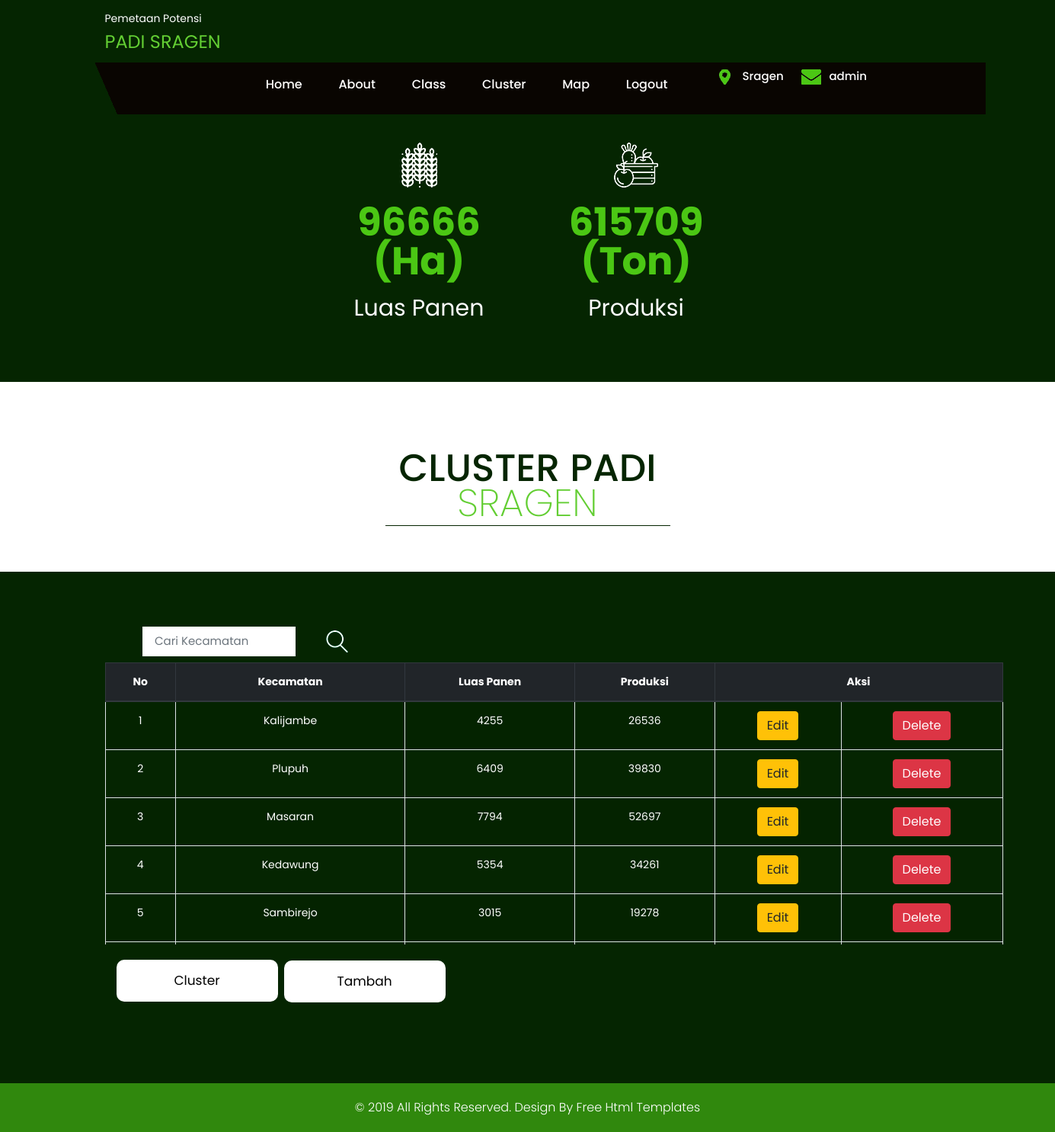
The page /master/cluster.php (signed in) on the database its author committed.
### tables this page shows
CREATE TABLE IF NOT EXISTS `data` (
  `id_data` int(11) NOT NULL AUTO_INCREMENT,
  `nama` varchar(50) NOT NULL,
  `panen` float NOT NULL,
  `produksi` float NOT NULL,
  `cluster` int(11) NOT NULL,
  PRIMARY KEY (`id_data`)
);

### master/cluster.php (the view, shortened to what this page needs)
<!DOCTYPE html>
<html lang="en">
<?php include('koneksi.php');
$sql = 'SELECT * FROM data ORDER BY id_data' ;
$result = $db->query($sql);
$jml_panen = 0;
$jml_produksi = 0;
foreach ($result as $row) {
    $jml_panen = $jml_panen+$row['panen'];
    $jml_produksi = $jml_produksi+$row['produksi'];
    }
?>
<?php include('linka.php'); ?>
    <div class="for_box_bg" align="center">
        <div class="container" align="center">
            <div class="row" align="center">
                <div class="col-xl-3 col-lg-3 col-md-3 co-sm-l2" style="margin-left: 25%;">
                    <div class="for_box">
                        <i><img src="images/1.png" alt="#"/></i>
                        <span><?php echo $jml_panen;?> (Ha)</span>
                        <h3>Luas Panen</h3>
                    </div>
                </div>
                               <div class="col-xl-3 col-lg-3 col-md-3 co-sm-l2">
                    <div class="for_box">
                        <i><img src="images/3.png" alt="#"/></i>
                        <span><?php echo $jml_produksi;?> (Ton)</span>
                        <h3>Produksi</h3>
                    </div>
                </div>
            </div>
        </div>
    </div>
    <div class="offer">
        <div class="container">
            <div class="row">
                <div class="col-md-12">
                    <div class="title">
                        <h2>Cluster Padi<strong class="black"> Sragen</strong></h2>
                    </div>
                </div>
            </div>
        </div>
        <div class="offer-bg">
            <div class="container">
                <div class="row">
<section class="main-section paddind" id="Portfolio">
        <div class="container" >
    <div class="c-logo-part" style=" width:1179px;">
        <div class="container">
            <div class="col-xl-4 col-lg-4 col-md-4 col-sm-4">
                                <form class="search" action="Cluster.php" method="get">
                                    <input class="form-control" type="text" placeholder="Cari Kecamatan" name="cari">
                                    <button><img src="images/search_icon.png"></button>
                                </form>
            </div>
    </div>
    </div>
    <div class="table-responsive" style="width: 1179px;">
    <div style="height: 370px;overflow-y: scroll;">
    <table border="1px" style="color: white;" class="table table-bordered table-hover table-striped" width="100%">
        <thead class="thead-dark">
        <tr>
            <th>No</th>
            <th>Kecamatan</th>
            <th>Luas Panen</th>
            <th>Produksi</th>
            <th colspan="2">Aksi</th>
        </tr>
        </thead>
        <tbody>
        <?php
        include 'koneksi.php';
        $no=1;
        if(isset($_GET['cari'])){
        $cari = $_GET['cari'];
        $data = mysqli_query($connect,"select * from data where nama like '%".$cari."%'");
        }else{
        $data = mysqli_query($connect,"select * from data");
        }
        while($d = mysqli_fetch_array($data)){
            ?>
            <tr>
                <td><?php echo $no++; ?></td>
                <td><?php echo $d['nama']; ?></td>
                <td><?php echo $d['panen']; ?></td>
                <td><?php echo $d['produksi']; ?></td>
                <td>
                <a class="btn btn-xs btn-warning" href="edit.php?id=<?php echo $d['id_data']; ?>">Edit</a>
                </td>
                <td>
                <a class="btn btn-xs btn-danger" href="delete.php?id=<?php echo $d['id_data']; ?>" onclick="return confirm('Hapus data?')">Delete</a>
                </td>
             </tr>
            <?php
        }
        ?>
 </tbody>
    </table>
 </div>
</div>
 </div>
    </section>
                </div>
        <div class="col-md-12" style="margin-top: 120px;">
                         <a href="cluster-aksi.php" class="read-more">Cluster</a>
                    </div>
                     <div class="col-md-12" style="margin-left: 220px;">
                         <a href="tambah-aksi.php" class="read-more">Tambah</a>
                    </div>
            </div>
        </div>
    </div>
    <footr>
        <div class="copyright">
            <div class="container">
                <p>© 2019 All Rights Reserved. Design By<a href="https://html.design/"> Free Html Templates</a></p>
        </div>
        </div>
    </footr>
</body>
</html>

### master/linka.php (shortened to what this page needs)
<head>
    <link rel="stylesheet" href="css/bootstrap.min.css">
    <link rel="stylesheet" href="css/style.css">
    <link rel="stylesheet" href="css/responsive.css">
    <link rel="stylesheet" href="css/jquery.mCustomScrollbar.min.css">
    <link rel="stylesheet" href="https://cdnjs.cloudflare.com/ajax/libs/font-awesome/4.7.0/css/font-awesome.min.css">
    <link rel="stylesheet" href="https://cdnjs.cloudflare.com/ajax/libs/fancybox/2.1.5/jquery.fancybox.min.css" media="screen">
</head>
<body class="main-layout ">
    <header>
        <div class="header">
            <div class="container">
                <div class="row">
                    <div class="col-xl-3 col-lg-3 col-md-3 col-sm-12 col logo_section">
                        <div class="full">
                            <div class="center-desk">
                                <div class="logo">
                                    <a href="home.php">
                                         <SPAN style="color: white;"> Pemetaan Potensi</SPAN>
                                            <H1 style="color: #63ce33;">PADI SRAGEN</H1>
                                    </a>
                                </div>
                            </div>
                        </div>
                    </div>
                </div>
                <div class="row">
                    <div class="col-md-12 location_icon_bottum">
                       <div class="row">
                            <div class="col-md-8 ">
                                <div class="menu-area">
                                    <div class="limit-box">
                                        <nav class="main-menu">
                                            <ul class="menu-area-main">
                                                <li class="active"> <a href="home.php">Home</a> </li>
                                                <li><a href="about.php">About</a> </li>
                                                <li><a href="class.php">Class</a> </li>
                                                <li><a href="cluster.php">Cluster</a></li>
                                                <li><a href="map.php">Map</a></li>
                                                <li><a href="login.php">Logout</a></li>
                                            </ul>
                                        </nav>
                                    </div>
                                </div>
                            </div>
                            <div class="col-xl-4 col-lg-4 col-md-4 col-sm-4" style="padding-top: 4px;">
                        <div class="location_icon_bottum_tt">
                            <ul>
                                <li><img src="icon/loc1.png" />Sragen</li>
                                <li><img src="icon/email1.png" /><?php echo $_SESSION['username'];?></li>
                            </ul>
                        </div>
                            </div>
                       </div>
                    </div>
                </div>
            </div>
        </div>
    </header>

### master/css/responsive.css (style rules this page uses)
@media (min-width: 1200px) and (max-width: 1500px) { .main-menu ul > li a { padding: 19px 12px; } }

### rows shown on the page
data: nama "Kalijambe", panen "4255", produksi "26536"
data: nama "Plupuh", panen "6409", produksi "39830"
data: nama "Masaran", panen "7794", produksi "52697"
data: nama "Kedawung", panen "5354", produksi "34261"
data: nama "Sambirejo", panen "3015", produksi "19278"

### other values the page prints
$_SESSION['username'] "admin"
$jml_panen "96666"
$jml_produksi "615709"
